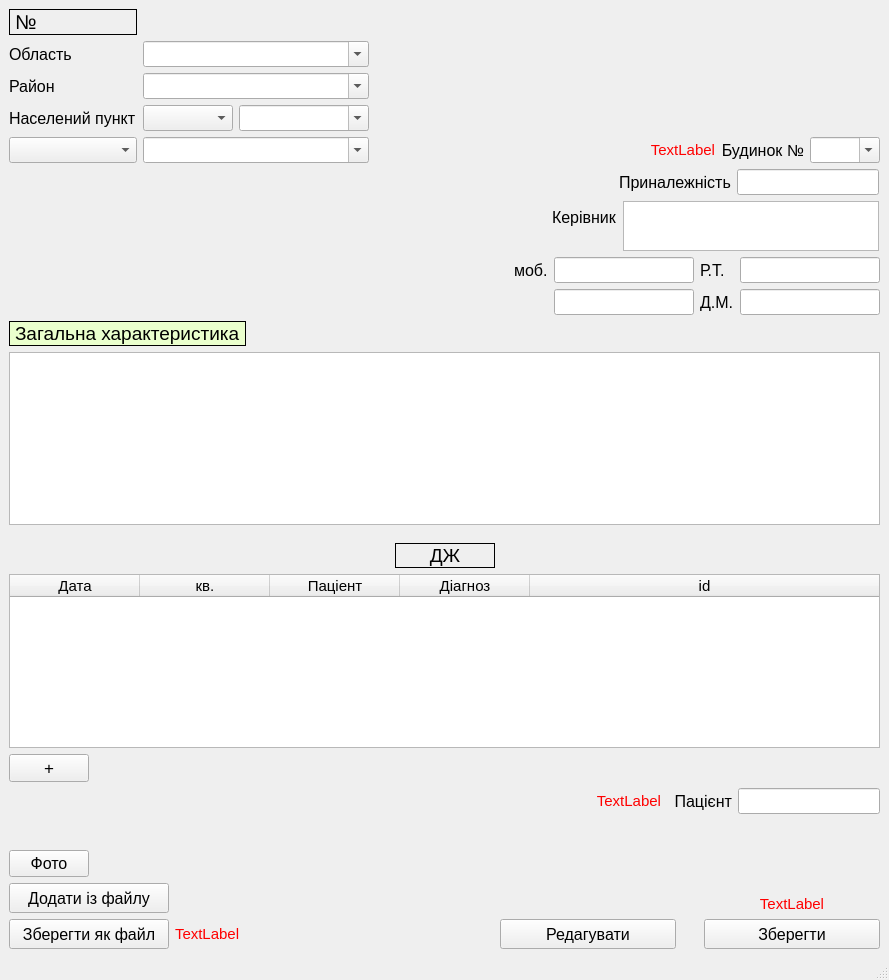
<?xml version="1.0" encoding="UTF-8"?>
<ui version="4.0">
 <class>CardEdit</class>
 <widget class="QMainWindow" name="CardEdit">
  <property name="geometry">
   <rect>
    <x>0</x>
    <y>0</y>
    <width>889</width>
    <height>980</height>
   </rect>
  </property>
  <property name="windowTitle">
   <string>MainWindow</string>
  </property>
  <widget class="QWidget" name="centralwidget">
   <layout class="QGridLayout" name="gridLayout_2">
    <item row="6" column="2">
     <spacer name="verticalSpacer">
      <property name="orientation">
       <enum>Qt::Vertical</enum>
      </property>
      <property name="sizeHint" stdset="0">
       <size>
        <width>20</width>
        <height>40</height>
       </size>
      </property>
     </spacer>
    </item>
    <item row="3" column="0" colspan="3">
     <layout class="QVBoxLayout" name="verticalLayout">
      <item>
       <layout class="QGridLayout" name="gridLayout">
        <item row="0" column="5">
         <widget class="QLabel" name="label_7_2">
          <property name="font">
           <font>
            <pointsize>12</pointsize>
           </font>
          </property>
          <property name="text">
           <string>Р.Т.</string>
          </property>
          <property name="margin">
           <number>2</number>
          </property>
         </widget>
        </item>
        <item row="1" column="6">
         <widget class="QLineEdit" name="home_phone_2">
          <property name="sizePolicy">
           <sizepolicy hsizetype="Fixed" vsizetype="Fixed">
            <horstretch>0</horstretch>
            <verstretch>0</verstretch>
           </sizepolicy>
          </property>
          <property name="maximumSize">
           <size>
            <width>140</width>
            <height>16777215</height>
           </size>
          </property>
          <property name="font">
           <font>
            <pointsize>11</pointsize>
           </font>
          </property>
         </widget>
        </item>
        <item row="0" column="6">
         <widget class="QLineEdit" name="work_phone_2">
          <property name="sizePolicy">
           <sizepolicy hsizetype="Fixed" vsizetype="Fixed">
            <horstretch>0</horstretch>
            <verstretch>0</verstretch>
           </sizepolicy>
          </property>
          <property name="maximumSize">
           <size>
            <width>140</width>
            <height>16777215</height>
           </size>
          </property>
          <property name="font">
           <font>
            <pointsize>11</pointsize>
           </font>
          </property>
          <property name="text">
           <string/>
          </property>
         </widget>
        </item>
        <item row="0" column="4">
         <widget class="QLineEdit" name="mobile_1_2">
          <property name="sizePolicy">
           <sizepolicy hsizetype="Fixed" vsizetype="Fixed">
            <horstretch>0</horstretch>
            <verstretch>0</verstretch>
           </sizepolicy>
          </property>
          <property name="maximumSize">
           <size>
            <width>140</width>
            <height>16777215</height>
           </size>
          </property>
          <property name="font">
           <font>
            <pointsize>11</pointsize>
           </font>
          </property>
          <property name="text">
           <string/>
          </property>
         </widget>
        </item>
        <item row="1" column="4">
         <widget class="QLineEdit" name="mobile_2_2">
          <property name="sizePolicy">
           <sizepolicy hsizetype="Fixed" vsizetype="Fixed">
            <horstretch>0</horstretch>
            <verstretch>0</verstretch>
           </sizepolicy>
          </property>
          <property name="maximumSize">
           <size>
            <width>140</width>
            <height>16777215</height>
           </size>
          </property>
          <property name="font">
           <font>
            <pointsize>11</pointsize>
           </font>
          </property>
         </widget>
        </item>
        <item row="0" column="0">
         <spacer name="horizontalSpacer_3">
          <property name="orientation">
           <enum>Qt::Horizontal</enum>
          </property>
          <property name="sizeHint" stdset="0">
           <size>
            <width>40</width>
            <height>20</height>
           </size>
          </property>
         </spacer>
        </item>
        <item row="0" column="3">
         <widget class="QLabel" name="label_6_2">
          <property name="font">
           <font>
            <pointsize>12</pointsize>
           </font>
          </property>
          <property name="text">
           <string>моб.</string>
          </property>
          <property name="margin">
           <number>2</number>
          </property>
         </widget>
        </item>
        <item row="1" column="5">
         <widget class="QLabel" name="label_8_2">
          <property name="font">
           <font>
            <pointsize>12</pointsize>
           </font>
          </property>
          <property name="text">
           <string>Д.М.</string>
          </property>
          <property name="margin">
           <number>2</number>
          </property>
         </widget>
        </item>
        <item row="0" column="1">
         <spacer name="horizontalSpacer_5">
          <property name="orientation">
           <enum>Qt::Horizontal</enum>
          </property>
          <property name="sizeHint" stdset="0">
           <size>
            <width>40</width>
            <height>20</height>
           </size>
          </property>
         </spacer>
        </item>
        <item row="0" column="2">
         <spacer name="horizontalSpacer_6">
          <property name="orientation">
           <enum>Qt::Horizontal</enum>
          </property>
          <property name="sizeHint" stdset="0">
           <size>
            <width>40</width>
            <height>20</height>
           </size>
          </property>
         </spacer>
        </item>
       </layout>
      </item>
      <item>
       <layout class="QFormLayout" name="formLayout_3">
        <property name="bottomMargin">
         <number>0</number>
        </property>
        <item row="0" column="0">
         <widget class="QLabel" name="label_2_2">
          <property name="font">
           <font>
            <pointsize>14</pointsize>
           </font>
          </property>
          <property name="styleSheet">
           <string notr="true">background-color: rgb(234, 255, 205);</string>
          </property>
          <property name="frameShape">
           <enum>QFrame::Box</enum>
          </property>
          <property name="text">
           <string>Загальна характеристика</string>
          </property>
          <property name="margin">
           <number>2</number>
          </property>
         </widget>
        </item>
        <item row="0" column="1">
         <spacer name="horizontalSpacer_7">
          <property name="orientation">
           <enum>Qt::Horizontal</enum>
          </property>
          <property name="sizeHint" stdset="0">
           <size>
            <width>40</width>
            <height>20</height>
           </size>
          </property>
         </spacer>
        </item>
       </layout>
      </item>
      <item>
       <widget class="QTextEdit" name="general_chatacteristics_2">
        <property name="font">
         <font>
          <pointsize>11</pointsize>
          <weight>50</weight>
          <italic>false</italic>
          <bold>false</bold>
          <underline>false</underline>
          <strikeout>false</strikeout>
         </font>
        </property>
        <property name="mouseTracking">
         <bool>false</bool>
        </property>
        <property name="tabletTracking">
         <bool>false</bool>
        </property>
        <property name="autoFillBackground">
         <bool>false</bool>
        </property>
        <property name="styleSheet">
         <string notr="true"/>
        </property>
        <property name="frameShape">
         <enum>QFrame::StyledPanel</enum>
        </property>
        <property name="frameShadow">
         <enum>QFrame::Sunken</enum>
        </property>
        <property name="lineWidth">
         <number>1</number>
        </property>
        <property name="midLineWidth">
         <number>0</number>
        </property>
        <property name="autoFormatting">
         <set>QTextEdit::AutoNone</set>
        </property>
        <property name="tabChangesFocus">
         <bool>false</bool>
        </property>
        <property name="undoRedoEnabled">
         <bool>true</bool>
        </property>
        <property name="lineWrapMode">
         <enum>QTextEdit::WidgetWidth</enum>
        </property>
        <property name="lineWrapColumnOrWidth">
         <number>0</number>
        </property>
        <property name="html">
         <string>&lt;!DOCTYPE HTML PUBLIC &quot;-//W3C//DTD HTML 4.0//EN&quot; &quot;http://www.w3.org/TR/REC-html40/strict.dtd&quot;&gt;
&lt;html&gt;&lt;head&gt;&lt;meta name=&quot;qrichtext&quot; content=&quot;1&quot; /&gt;&lt;style type=&quot;text/css&quot;&gt;
p, li { white-space: pre-wrap; }
&lt;/style&gt;&lt;/head&gt;&lt;body style=&quot; font-family:'MS Shell Dlg 2'; font-size:11pt; font-weight:400; font-style:normal;&quot;&gt;
&lt;p style=&quot;-qt-paragraph-type:empty; margin-top:0px; margin-bottom:1px; margin-left:0px; margin-right:0px; -qt-block-indent:0; text-indent:0px;&quot;&gt;&lt;br /&gt;&lt;/p&gt;&lt;/body&gt;&lt;/html&gt;</string>
        </property>
        <property name="overwriteMode">
         <bool>false</bool>
        </property>
        <property name="acceptRichText">
         <bool>true</bool>
        </property>
       </widget>
      </item>
     </layout>
    </item>
    <item row="7" column="1">
     <spacer name="horizontalSpacer">
      <property name="orientation">
       <enum>Qt::Horizontal</enum>
      </property>
      <property name="sizeHint" stdset="0">
       <size>
        <width>40</width>
        <height>20</height>
       </size>
      </property>
     </spacer>
    </item>
    <item row="5" column="1">
     <spacer name="horizontalSpacer_2">
      <property name="orientation">
       <enum>Qt::Horizontal</enum>
      </property>
      <property name="sizeHint" stdset="0">
       <size>
        <width>40</width>
        <height>20</height>
       </size>
      </property>
     </spacer>
    </item>
    <item row="5" column="2">
     <layout class="QGridLayout" name="gridLayout_5">
      <property name="leftMargin">
       <number>96</number>
      </property>
      <item row="0" column="2">
       <widget class="QLineEdit" name="pat_name_2">
        <property name="sizePolicy">
         <sizepolicy hsizetype="Fixed" vsizetype="Fixed">
          <horstretch>0</horstretch>
          <verstretch>0</verstretch>
         </sizepolicy>
        </property>
        <property name="font">
         <font>
          <pointsize>11</pointsize>
         </font>
        </property>
        <property name="text">
         <string/>
        </property>
       </widget>
      </item>
      <item row="0" column="1">
       <widget class="QLabel" name="label_9_2">
        <property name="font">
         <font>
          <pointsize>12</pointsize>
         </font>
        </property>
        <property name="text">
         <string>Пацієнт</string>
        </property>
        <property name="alignment">
         <set>Qt::AlignRight|Qt::AlignTrailing|Qt::AlignVCenter</set>
        </property>
        <property name="margin">
         <number>2</number>
        </property>
       </widget>
      </item>
      <item row="0" column="0">
       <widget class="QLabel" name="error_name_patient">
        <property name="font">
         <font>
          <pointsize>11</pointsize>
         </font>
        </property>
        <property name="styleSheet">
         <string notr="true">color: rgb(255, 0, 0);</string>
        </property>
        <property name="text">
         <string>TextLabel</string>
        </property>
        <property name="alignment">
         <set>Qt::AlignRight|Qt::AlignTrailing|Qt::AlignVCenter</set>
        </property>
       </widget>
      </item>
     </layout>
    </item>
    <item row="0" column="2">
     <layout class="QGridLayout" name="gridLayout_8">
      <property name="leftMargin">
       <number>150</number>
      </property>
      <property name="topMargin">
       <number>0</number>
      </property>
      <property name="rightMargin">
       <number>0</number>
      </property>
      <property name="bottomMargin">
       <number>0</number>
      </property>
      <item row="0" column="1">
       <spacer name="verticalSpacer_3">
        <property name="orientation">
         <enum>Qt::Vertical</enum>
        </property>
        <property name="sizeHint" stdset="0">
         <size>
          <width>20</width>
          <height>40</height>
         </size>
        </property>
       </spacer>
      </item>
      <item row="0" column="0">
       <spacer name="horizontalSpacer_4">
        <property name="orientation">
         <enum>Qt::Horizontal</enum>
        </property>
        <property name="sizeHint" stdset="0">
         <size>
          <width>40</width>
          <height>20</height>
         </size>
        </property>
       </spacer>
      </item>
      <item row="1" column="1">
       <widget class="QLabel" name="label_3_2">
        <property name="font">
         <font>
          <pointsize>12</pointsize>
         </font>
        </property>
        <property name="text">
         <string>Будинок №</string>
        </property>
        <property name="alignment">
         <set>Qt::AlignRight|Qt::AlignTrailing|Qt::AlignVCenter</set>
        </property>
        <property name="margin">
         <number>2</number>
        </property>
       </widget>
      </item>
      <item row="1" column="2">
       <widget class="QComboBox" name="comboBox_house_number_2">
        <property name="enabled">
         <bool>true</bool>
        </property>
        <property name="minimumSize">
         <size>
          <width>0</width>
          <height>0</height>
         </size>
        </property>
        <property name="maximumSize">
         <size>
          <width>70</width>
          <height>16777215</height>
         </size>
        </property>
        <property name="font">
         <font>
          <pointsize>11</pointsize>
         </font>
        </property>
        <property name="tabletTracking">
         <bool>true</bool>
        </property>
        <property name="autoFillBackground">
         <bool>false</bool>
        </property>
        <property name="styleSheet">
         <string notr="true"/>
        </property>
        <property name="editable">
         <bool>true</bool>
        </property>
        <property name="sizeAdjustPolicy">
         <enum>QComboBox::AdjustToContentsOnFirstShow</enum>
        </property>
       </widget>
      </item>
      <item row="1" column="0">
       <widget class="QLabel" name="error_house_numb">
        <property name="font">
         <font>
          <pointsize>11</pointsize>
         </font>
        </property>
        <property name="styleSheet">
         <string notr="true">color: rgb(255, 0, 0);</string>
        </property>
        <property name="text">
         <string>TextLabel</string>
        </property>
        <property name="alignment">
         <set>Qt::AlignRight|Qt::AlignTrailing|Qt::AlignVCenter</set>
        </property>
       </widget>
      </item>
     </layout>
    </item>
    <item row="1" column="1" colspan="2">
     <layout class="QFormLayout" name="formLayout_2">
      <property name="formAlignment">
       <set>Qt::AlignRight|Qt::AlignTop|Qt::AlignTrailing</set>
      </property>
      <property name="rightMargin">
       <number>7</number>
      </property>
      <item row="0" column="0">
       <widget class="QLabel" name="label_4_2">
        <property name="font">
         <font>
          <pointsize>12</pointsize>
         </font>
        </property>
        <property name="text">
         <string>Приналежність</string>
        </property>
        <property name="margin">
         <number>2</number>
        </property>
       </widget>
      </item>
      <item row="0" column="1">
       <widget class="QLineEdit" name="affiliation_2">
        <property name="sizePolicy">
         <sizepolicy hsizetype="Fixed" vsizetype="Fixed">
          <horstretch>0</horstretch>
          <verstretch>0</verstretch>
         </sizepolicy>
        </property>
        <property name="font">
         <font>
          <pointsize>11</pointsize>
         </font>
        </property>
       </widget>
      </item>
     </layout>
    </item>
    <item row="2" column="1" colspan="2">
     <layout class="QFormLayout" name="formLayout">
      <property name="formAlignment">
       <set>Qt::AlignRight|Qt::AlignTop|Qt::AlignTrailing</set>
      </property>
      <property name="rightMargin">
       <number>7</number>
      </property>
      <item row="0" column="0">
       <widget class="QLabel" name="label_5_2">
        <property name="font">
         <font>
          <pointsize>12</pointsize>
         </font>
        </property>
        <property name="text">
         <string>Керівник</string>
        </property>
        <property name="margin">
         <number>2</number>
        </property>
       </widget>
      </item>
      <item row="0" column="1">
       <widget class="QTextEdit" name="manager_2">
        <property name="sizePolicy">
         <sizepolicy hsizetype="Fixed" vsizetype="Fixed">
          <horstretch>0</horstretch>
          <verstretch>0</verstretch>
         </sizepolicy>
        </property>
        <property name="maximumSize">
         <size>
          <width>16777215</width>
          <height>50</height>
         </size>
        </property>
        <property name="font">
         <font>
          <pointsize>11</pointsize>
         </font>
        </property>
       </widget>
      </item>
     </layout>
    </item>
    <item row="7" column="0">
     <layout class="QFormLayout" name="formLayout_5">
      <property name="horizontalSpacing">
       <number>6</number>
      </property>
      <property name="topMargin">
       <number>9</number>
      </property>
      <item row="1" column="0">
       <widget class="QPushButton" name="addButton_2">
        <property name="minimumSize">
         <size>
          <width>160</width>
          <height>30</height>
         </size>
        </property>
        <property name="font">
         <font>
          <pointsize>12</pointsize>
         </font>
        </property>
        <property name="text">
         <string>Додати із файлу</string>
        </property>
       </widget>
      </item>
      <item row="2" column="0">
       <widget class="QPushButton" name="save_to_fileButton_2">
        <property name="minimumSize">
         <size>
          <width>160</width>
          <height>30</height>
         </size>
        </property>
        <property name="font">
         <font>
          <pointsize>12</pointsize>
         </font>
        </property>
        <property name="text">
         <string>Зберегти як файл</string>
        </property>
       </widget>
      </item>
      <item row="0" column="0">
       <widget class="QPushButton" name="photoButton">
        <property name="font">
         <font>
          <pointsize>12</pointsize>
         </font>
        </property>
        <property name="text">
         <string>Фото</string>
        </property>
       </widget>
      </item>
      <item row="2" column="1">
       <widget class="QLabel" name="error_save_file">
        <property name="font">
         <font>
          <pointsize>11</pointsize>
         </font>
        </property>
        <property name="styleSheet">
         <string notr="true">color: rgb(255, 0, 0);</string>
        </property>
        <property name="text">
         <string>TextLabel</string>
        </property>
       </widget>
      </item>
     </layout>
    </item>
    <item row="7" column="2">
     <layout class="QGridLayout" name="gridLayout_4">
      <property name="horizontalSpacing">
       <number>28</number>
      </property>
      <item row="0" column="1">
       <spacer name="verticalSpacer_2">
        <property name="orientation">
         <enum>Qt::Vertical</enum>
        </property>
        <property name="sizeHint" stdset="0">
         <size>
          <width>20</width>
          <height>40</height>
         </size>
        </property>
       </spacer>
      </item>
      <item row="2" column="1">
       <widget class="QPushButton" name="saveButton_2">
        <property name="minimumSize">
         <size>
          <width>100</width>
          <height>30</height>
         </size>
        </property>
        <property name="maximumSize">
         <size>
          <width>250</width>
          <height>16777215</height>
         </size>
        </property>
        <property name="font">
         <font>
          <pointsize>12</pointsize>
         </font>
        </property>
        <property name="text">
         <string>Зберегти</string>
        </property>
       </widget>
      </item>
      <item row="2" column="0">
       <widget class="QPushButton" name="editButton">
        <property name="minimumSize">
         <size>
          <width>0</width>
          <height>30</height>
         </size>
        </property>
        <property name="font">
         <font>
          <pointsize>12</pointsize>
         </font>
        </property>
        <property name="text">
         <string>Редагувати</string>
        </property>
       </widget>
      </item>
      <item row="1" column="1">
       <widget class="QLabel" name="error_save">
        <property name="font">
         <font>
          <pointsize>11</pointsize>
         </font>
        </property>
        <property name="styleSheet">
         <string notr="true">color: rgb(255, 0, 0);</string>
        </property>
        <property name="text">
         <string>TextLabel</string>
        </property>
        <property name="alignment">
         <set>Qt::AlignCenter</set>
        </property>
       </widget>
      </item>
     </layout>
    </item>
    <item row="4" column="0" colspan="3">
     <layout class="QFormLayout" name="formLayout_4">
      <property name="horizontalSpacing">
       <number>6</number>
      </property>
      <property name="verticalSpacing">
       <number>6</number>
      </property>
      <property name="topMargin">
       <number>12</number>
      </property>
      <item row="1" column="0" colspan="2">
       <widget class="QTableWidget" name="tableWidget_diag_edit">
        <property name="font">
         <font>
          <pointsize>11</pointsize>
         </font>
        </property>
        <attribute name="horizontalHeaderDefaultSectionSize">
         <number>130</number>
        </attribute>
        <attribute name="horizontalHeaderShowSortIndicator" stdset="0">
         <bool>false</bool>
        </attribute>
        <attribute name="horizontalHeaderStretchLastSection">
         <bool>true</bool>
        </attribute>
        <attribute name="verticalHeaderDefaultSectionSize">
         <number>30</number>
        </attribute>
        <attribute name="verticalHeaderMinimumSectionSize">
         <number>24</number>
        </attribute>
        <column>
         <property name="text">
          <string>Дата</string>
         </property>
        </column>
        <column>
         <property name="text">
          <string>кв.</string>
         </property>
        </column>
        <column>
         <property name="text">
          <string>Паціент</string>
         </property>
        </column>
        <column>
         <property name="text">
          <string>Діагноз</string>
         </property>
        </column>
        <column>
         <property name="text">
          <string>id</string>
         </property>
        </column>
       </widget>
      </item>
      <item row="2" column="0">
       <widget class="QPushButton" name="add_to_diag_Button_2">
        <property name="font">
         <font>
          <pointsize>13</pointsize>
         </font>
        </property>
        <property name="text">
         <string>+</string>
        </property>
       </widget>
      </item>
      <item row="0" column="0" colspan="2">
       <layout class="QGridLayout" name="gridLayout_7">
        <item row="0" column="2">
         <spacer name="horizontalSpacer_8">
          <property name="orientation">
           <enum>Qt::Horizontal</enum>
          </property>
          <property name="sizeHint" stdset="0">
           <size>
            <width>40</width>
            <height>20</height>
           </size>
          </property>
         </spacer>
        </item>
        <item row="0" column="1">
         <widget class="QLabel" name="label_3">
          <property name="minimumSize">
           <size>
            <width>100</width>
            <height>25</height>
           </size>
          </property>
          <property name="font">
           <font>
            <pointsize>14</pointsize>
           </font>
          </property>
          <property name="layoutDirection">
           <enum>Qt::LeftToRight</enum>
          </property>
          <property name="frameShape">
           <enum>QFrame::Box</enum>
          </property>
          <property name="frameShadow">
           <enum>QFrame::Plain</enum>
          </property>
          <property name="text">
           <string>ДЖ</string>
          </property>
          <property name="alignment">
           <set>Qt::AlignCenter</set>
          </property>
         </widget>
        </item>
        <item row="0" column="0">
         <spacer name="horizontalSpacer_9">
          <property name="orientation">
           <enum>Qt::Horizontal</enum>
          </property>
          <property name="sizeHint" stdset="0">
           <size>
            <width>40</width>
            <height>20</height>
           </size>
          </property>
         </spacer>
        </item>
       </layout>
      </item>
     </layout>
    </item>
    <item row="0" column="0">
     <layout class="QGridLayout" name="gridLayout_3">
      <item row="2" column="0">
       <widget class="QLabel" name="label_4_11">
        <property name="font">
         <font>
          <pointsize>12</pointsize>
         </font>
        </property>
        <property name="text">
         <string>Район</string>
        </property>
        <property name="margin">
         <number>2</number>
        </property>
       </widget>
      </item>
      <item row="3" column="0">
       <widget class="QLabel" name="label_4_12">
        <property name="font">
         <font>
          <pointsize>12</pointsize>
         </font>
        </property>
        <property name="text">
         <string>Населений пункт</string>
        </property>
        <property name="margin">
         <number>2</number>
        </property>
       </widget>
      </item>
      <item row="1" column="0">
       <widget class="QLabel" name="label_4_10">
        <property name="font">
         <font>
          <pointsize>12</pointsize>
         </font>
        </property>
        <property name="text">
         <string>Область</string>
        </property>
        <property name="margin">
         <number>2</number>
        </property>
       </widget>
      </item>
      <item row="0" column="0">
       <widget class="QLabel" name="card_number_2">
        <property name="minimumSize">
         <size>
          <width>95</width>
          <height>0</height>
         </size>
        </property>
        <property name="font">
         <font>
          <pointsize>15</pointsize>
         </font>
        </property>
        <property name="frameShape">
         <enum>QFrame::Box</enum>
        </property>
        <property name="text">
         <string>№</string>
        </property>
        <property name="margin">
         <number>2</number>
        </property>
       </widget>
      </item>
      <item row="4" column="0">
       <widget class="QComboBox" name="comboBox_streets_2">
        <property name="minimumSize">
         <size>
          <width>110</width>
          <height>0</height>
         </size>
        </property>
        <property name="font">
         <font>
          <pointsize>11</pointsize>
         </font>
        </property>
       </widget>
      </item>
      <item row="4" column="1">
       <widget class="QComboBox" name="comboBox_streets_name_2">
        <property name="enabled">
         <bool>true</bool>
        </property>
        <property name="minimumSize">
         <size>
          <width>200</width>
          <height>0</height>
         </size>
        </property>
        <property name="font">
         <font>
          <pointsize>11</pointsize>
         </font>
        </property>
        <property name="tabletTracking">
         <bool>true</bool>
        </property>
        <property name="autoFillBackground">
         <bool>false</bool>
        </property>
        <property name="editable">
         <bool>true</bool>
        </property>
        <property name="sizeAdjustPolicy">
         <enum>QComboBox::AdjustToContentsOnFirstShow</enum>
        </property>
       </widget>
      </item>
      <item row="1" column="1">
       <widget class="QComboBox" name="comboBox_region_name_2">
        <property name="enabled">
         <bool>true</bool>
        </property>
        <property name="minimumSize">
         <size>
          <width>200</width>
          <height>0</height>
         </size>
        </property>
        <property name="font">
         <font>
          <pointsize>11</pointsize>
         </font>
        </property>
        <property name="tabletTracking">
         <bool>true</bool>
        </property>
        <property name="autoFillBackground">
         <bool>false</bool>
        </property>
        <property name="editable">
         <bool>true</bool>
        </property>
        <property name="sizeAdjustPolicy">
         <enum>QComboBox::AdjustToContentsOnFirstShow</enum>
        </property>
       </widget>
      </item>
      <item row="2" column="1">
       <widget class="QComboBox" name="comboBox_district_name_2">
        <property name="enabled">
         <bool>true</bool>
        </property>
        <property name="font">
         <font>
          <pointsize>11</pointsize>
         </font>
        </property>
        <property name="tabletTracking">
         <bool>true</bool>
        </property>
        <property name="autoFillBackground">
         <bool>false</bool>
        </property>
        <property name="editable">
         <bool>true</bool>
        </property>
        <property name="sizeAdjustPolicy">
         <enum>QComboBox::AdjustToContentsOnFirstShow</enum>
        </property>
       </widget>
      </item>
      <item row="3" column="1">
       <layout class="QFormLayout" name="formLayout_8">
        <item row="0" column="0">
         <widget class="QComboBox" name="comboBox_locality_type_2">
          <property name="enabled">
           <bool>true</bool>
          </property>
          <property name="minimumSize">
           <size>
            <width>90</width>
            <height>0</height>
           </size>
          </property>
          <property name="font">
           <font>
            <pointsize>11</pointsize>
           </font>
          </property>
          <property name="tabletTracking">
           <bool>true</bool>
          </property>
          <property name="autoFillBackground">
           <bool>false</bool>
          </property>
          <property name="editable">
           <bool>false</bool>
          </property>
          <property name="sizeAdjustPolicy">
           <enum>QComboBox::AdjustToContentsOnFirstShow</enum>
          </property>
         </widget>
        </item>
        <item row="0" column="1">
         <widget class="QComboBox" name="comboBox_locality_name_2">
          <property name="enabled">
           <bool>true</bool>
          </property>
          <property name="minimumSize">
           <size>
            <width>130</width>
            <height>0</height>
           </size>
          </property>
          <property name="font">
           <font>
            <pointsize>11</pointsize>
           </font>
          </property>
          <property name="tabletTracking">
           <bool>true</bool>
          </property>
          <property name="autoFillBackground">
           <bool>false</bool>
          </property>
          <property name="editable">
           <bool>true</bool>
          </property>
          <property name="sizeAdjustPolicy">
           <enum>QComboBox::AdjustToContentsOnFirstShow</enum>
          </property>
         </widget>
        </item>
       </layout>
      </item>
     </layout>
    </item>
   </layout>
   <zorder>horizontalSpacer</zorder>
   <zorder>horizontalSpacer_2</zorder>
   <zorder>verticalSpacer</zorder>
  </widget>
  <widget class="QMenuBar" name="menubar">
   <property name="geometry">
    <rect>
     <x>0</x>
     <y>0</y>
     <width>889</width>
     <height>21</height>
    </rect>
   </property>
  </widget>
  <widget class="QStatusBar" name="statusbar"/>
 </widget>
 <resources/>
 <connections/>
</ui>
